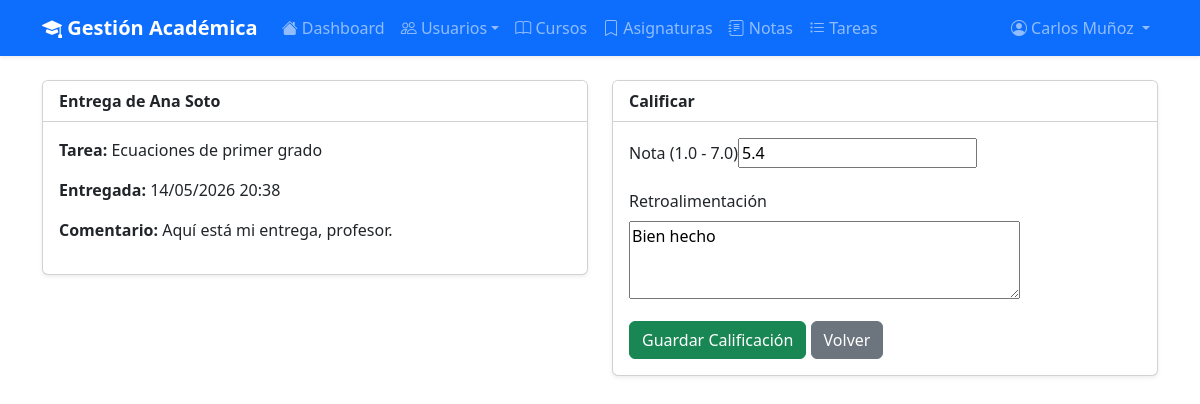
/tasks/submissions/1/grade/ (signed in), run on the app's committed database.
### tasks_app/models.py (models this page shows, shortened)
class Submission(models.Model):
    task = models.ForeignKey(Task, on_delete=models.CASCADE, related_name="submissions")
    student = models.ForeignKey("accounts.Student", on_delete=models.CASCADE, related_name="submissions")
    fecha_entrega = models.DateTimeField("Fecha de entrega", auto_now_add=True)
    archivo = models.FileField("Archivo", upload_to="submissions/", blank=True, null=True)
    comentario = models.TextField("Comentario", blank=True)
    nota = models.DecimalField(
        "Nota",
        max_digits=4,
        decimal_places=1,
        validators=[MinValueValidator(1.0), MaxValueValidator(7.0)],
        null=True,
        blank=True,
    )
    feedback = models.TextField("Retroalimentación", blank=True)
    calificado_por = models.ForeignKey(
        "accounts.Teacher", on_delete=models.SET_NULL, null=True, blank=True, related_name="graded_submissions"
    )
    class Meta:
        verbose_name = "Entrega"
        verbose_name_plural = "Entregas"
        unique_together = ["task", "student"]
        ordering = ["-fecha_entrega"]

class Task(models.Model):
    titulo = models.CharField("Título", max_length=200)
    descripcion = models.TextField("Descripción")
    subject = models.ForeignKey("academics.Subject", on_delete=models.CASCADE, related_name="tasks")
    teacher = models.ForeignKey("accounts.Teacher", on_delete=models.CASCADE, related_name="tasks")
    course = models.ForeignKey("academics.Course", on_delete=models.CASCADE, related_name="tasks")
    fecha_creacion = models.DateTimeField("Fecha de creación", auto_now_add=True)
    fecha_entrega = models.DateField("Fecha de entrega")
    archivo = models.FileField("Archivo adjunto", upload_to="tasks/", blank=True, null=True)
    class Meta:
        verbose_name = "Tarea"
        verbose_name_plural = "Tareas"
        ordering = ["-fecha_entrega"]

### accounts/models.py (models this page shows, shortened)
class Student(models.Model):
    user = models.OneToOneField(User, on_delete=models.CASCADE, primary_key=True)
    rut = models.CharField("RUT", max_length=12, unique=True)
    fecha_nacimiento = models.DateField("Fecha de nacimiento")
    telefono = models.CharField("Teléfono", max_length=15, blank=True)
    direccion = models.TextField("Dirección", blank=True)
    class Meta:
        verbose_name = "Alumno"
        verbose_name_plural = "Alumnos"

### tasks_app/views.py (the view, shortened to what this page needs)
# urls.py: path("submissions/<int:pk>/grade/", views.SubmissionGradeView.as_view(), name="submission_grade"),
@method_decorator(admin_or_teacher_required, name="dispatch")
class SubmissionGradeView(LoginRequiredMixin, UpdateView):
    model = Submission
    form_class = GradeSubmissionForm
    template_name = "tasks_app/submission_grade.html"
    context_object_name = "submission"

### tasks_app/forms.py
class GradeSubmissionForm(forms.ModelForm):
    class Meta:
        model = Submission
        fields = ["nota", "feedback"]
        widgets = {
            "feedback": forms.Textarea(attrs={"rows": 3}),
        }

### accounts/context_processors.py (called while the page is built)
def user_role(request):
    if not request.user.is_authenticated:
        return {"role": None}
    if hasattr(request.user, "student"):
        return {"role": "student"}
    if hasattr(request.user, "teacher"):
        return {"role": "teacher"}
    if hasattr(request.user, "adminprofile") or request.user.is_superuser:
        return {"role": "admin"}
    return {"role": None}

### tasks_app/templates/tasks_app/submission_grade.html (shortened to what this page needs)
{% extends "base.html" %}
{% block content %}
<div class="row">
    <div class="col-md-6">
        <div class="card shadow-sm mb-3">
            <div class="card-header bg-white fw-bold">Entrega de {{ submission.student.user.get_full_name }}</div>
            <div class="card-body">
                <p><strong>Tarea:</strong> {{ submission.task.titulo }}</p>
                <p><strong>Entregada:</strong> {{ submission.fecha_entrega|date:"d/m/Y H:i" }}</p>
                {% if submission.comentario %}<p><strong>Comentario:</strong> {{ submission.comentario }}</p>{% endif %}
            </div>
        </div>
    </div>
    <div class="col-md-6">
        <div class="card shadow-sm">
            <div class="card-header bg-white fw-bold">Calificar</div>
            <div class="card-body">
                <form method="post">
                    <div class="mb-3"><label class="form-label">Nota (1.0 - 7.0)</label>{{ form.nota }}</div>
                    <div class="mb-3"><label class="form-label">Retroalimentación</label>{{ form.feedback }}</div>
                    <button type="submit" class="btn btn-success">Guardar Calificación</button>
                    <a href="{% url 'tasks_app:task_detail' submission.task.pk %}" class="btn btn-secondary">Volver</a>
                </form>
            </div>
        </div>
    </div>
</div>
{% endblock %}

### templates/base.html (shortened to what this page needs)
<!DOCTYPE html>
<html lang="es">
<head>
    <link href="https://cdn.jsdelivr.net/npm/bootstrap@5.3.3/dist/css/bootstrap.min.css" rel="stylesheet">
    <link rel="stylesheet" href="https://cdn.jsdelivr.net/npm/bootstrap-icons@1.11.3/font/bootstrap-icons.min.css">
</head>
<body>
    {% if user.is_authenticated %}
    <nav class="navbar navbar-expand-lg navbar-dark bg-primary shadow-sm">
        <div class="container">
            <a class="navbar-brand fw-bold" href="{% url 'dashboard' %}">
                <i class="bi bi-mortarboard-fill"></i> Gestión Académica
            </a>
            <div class="collapse navbar-collapse" id="navbarNav">
                <ul class="navbar-nav me-auto">
                    <li class="nav-item"><a class="nav-link" href="{% url 'dashboard' %}"><i class="bi bi-house-fill"></i> Dashboard</a></li>
                    {% if role == 'student' %}
                        <li class="nav-item"><a class="nav-link" href="{% url 'academics:grade_list' %}"><i class="bi bi-journal-text"></i> Mis Notas</a></li>
                        <li class="nav-item"><a class="nav-link" href="{% url 'tasks_app:task_list' %}"><i class="bi bi-list-task"></i> Tareas</a></li>
                        <li class="nav-item"><a class="nav-link" href="{% url 'academics:attendance_list' %}"><i class="bi bi-calendar-check"></i> Asistencia</a></li>
                    {% elif role == 'admin' %}
                        <li class="nav-item dropdown">
                            <a class="nav-link dropdown-toggle" href="#" data-bs-toggle="dropdown"><i class="bi bi-people"></i> Usuarios</a>
                        </li>
                        <li class="nav-item"><a class="nav-link" href="{% url 'academics:course_list' %}"><i class="bi bi-book"></i> Cursos</a></li>
                        <li class="nav-item"><a class="nav-link" href="{% url 'academics:subject_list' %}"><i class="bi bi-bookmark"></i> Asignaturas</a></li>
                        <li class="nav-item"><a class="nav-link" href="{% url 'academics:grade_list' %}"><i class="bi bi-journal-text"></i> Notas</a></li>
                        <li class="nav-item"><a class="nav-link" href="{% url 'tasks_app:task_list' %}"><i class="bi bi-list-task"></i> Tareas</a></li>
                    {% endif %}
                </ul>
                <ul class="navbar-nav">
                    <li class="nav-item dropdown">
                        <a class="nav-link dropdown-toggle" href="#" data-bs-toggle="dropdown">
                            <i class="bi bi-person-circle"></i> {{ user.get_full_name|default:user.username }}
                        </a>
                    </li>
                </ul>
            </div>
        </div>
    </nav>
    {% endif %}
    <div class="container mt-4">
        {% block content %}{% endblock %}
    </div>
</body>
</html>

### data on the page
Submission: student.user.get_full_name "Ana Soto", task.titulo "Ecuaciones de primer grado", fecha_entrega "14/05/2026 20:38", comentario "Aquí está mi entrega, profesor.", nota "5.4", feedback "Bien hecho"

### other printed values
{{ user.get_full_name|default:user.username }} "Carlos Muñoz"
